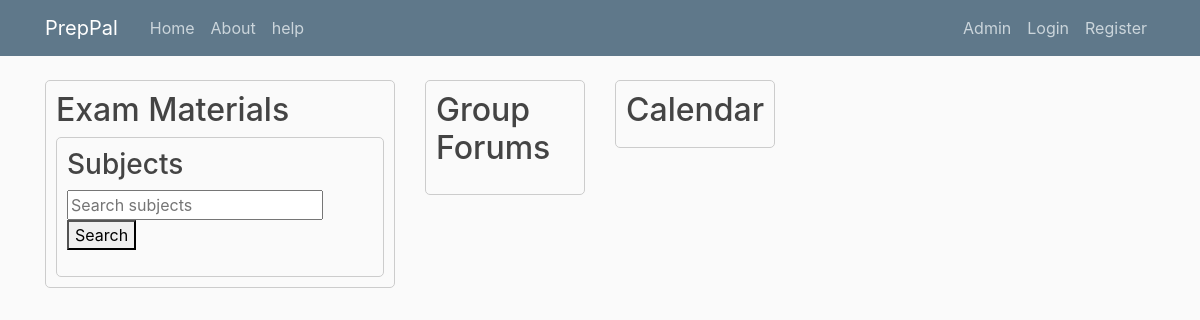
Page /home on the earlier database version.
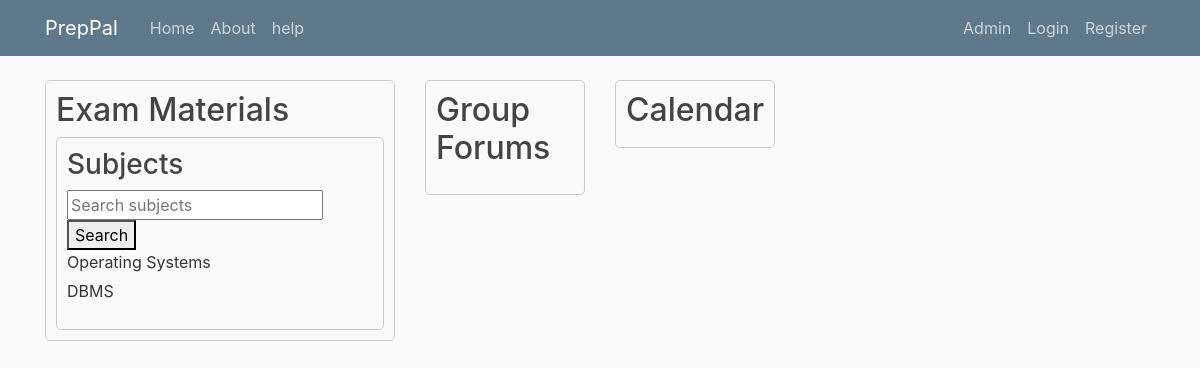
Same page on the later database version.
### blog/models.py (models this page shows, shortened)
class Subject(models.Model):
    name = models.CharField(max_length=100)

### blog/views.py (the view)
# urls.py: path('home', views.home, name='blog-home'),
def home(request):
    query = request.GET.get('q')
    if query:
        subjects = Subject.objects.filter(name__icontains=query)
    else:
        subjects = Subject.objects.all()
    forums = []  # Assuming you have a forum model
    return render(request, 'blog/home.html', {'subjects': subjects, 'forums': forums})

### blog/templates/blog/home.html (shortened to what this page needs)
{% extends "blog/base.html" %}
{% block content %}
    <div class="row">
        <div class="col-md-6">
            <div class="section">
                <h2>Exam Materials</h2>
                <div class="tab-container">
                    <h3>Subjects</h3>
                    <form method="get" action="{% url 'blog-home' %}">
                        <input type="text" name="q" placeholder="Search subjects" value="{{ request.GET.q }}">
                        <button type="submit">Search</button>
                    </form>
                    <ul class="subject-list">
                        {% for subject in subjects %}
                            <li><a href="{% url 'subject-detail' subject.id %}">{{ subject.name }}</a></li>
                        {% endfor %}
                    </ul>
                </div>
            </div>
        </div>
        <div class="col-md-3">
            <div class="section">
                <h2>Group Forums</h2>
            </div>
        </div>
        <div class="col-md-3">
            <div class="section">
                <h2>Calendar</h2>
            </div>
        </div>
    </div>
{% endblock content %}

### blog/templates/blog/base.html (shortened to what this page needs)
{% load static %}
<!DOCTYPE html>
<html>
<head>
    <link rel="stylesheet" href="https://cdn.jsdelivr.net/npm/bootstrap@4.0.0/dist/css/bootstrap.min.css">
    <link rel="stylesheet" type="text/css" href="{% static 'blog/main.css' %}">
</head>
<body>
    <header class="site-header">
        <nav class="navbar navbar-expand-md navbar-dark bg-steel fixed-top">
            <div class="container">
                <a class="navbar-brand mr-4" href="/">PrepPal</a>
                <div class="collapse navbar-collapse" id="navbarToggle">
                    <div class="navbar-nav mr-auto">
                        <a class="nav-item nav-link" href="{% url 'blog-home' %}">Home</a>
                        <a class="nav-item nav-link" href="{% url 'blog-about' %}">About</a>
                        <a class="nav-item nav-link" href="{% url 'blog-help' %}">help</a>
                    </div>
                    <div class="navbar-nav">
                        <a class="nav-item nav-link" href="{% url 'admin:index' %}">Admin</a>
                        <a class="nav-item nav-link" href="{% url 'user-login' %}">Login</a>
                        <a class="nav-item nav-link" href="#">Register</a>
                    </div>
                </div>
            </div>
        </nav>
    </header>
    <main role="main" class="container">
        <div class="row">
            <div class="col-md-8">
                {% block content %}{% endblock %}
            </div>
            <div class="col-md-4">
            </div>
        </div>
    </main>
</body>
</html>

### blog/static/blog/main.css (style rules this page uses)
body { background: #fafafa; color: #333333; margin-top: 5rem; }
h1, h2, h3, h4, h5, h6 { color: #444444; }
.bg-steel { background-color: #5f788a; }
.site-header .navbar-nav .nav-link { color: #cbd5db; }
.section { border: 1px solid #ccc; padding: 10px; border-radius: 5px; margin-bottom: 20px; }
.section h2 { margin-top: 0; }
.tab-container { border: 1px solid #ccc; border-radius: 5px; padding: 10px; }
.tab-container h3 { margin-top: 0; }
.subject-list { list-style: none; padding: 0; }
.subject-list li { margin-bottom: 5px; }
.subject-list li a { text-decoration: none; color: #333; }

Differences in the rows shown:
added Subject: name "Operating Systems"
added Subject: name "DBMS"
